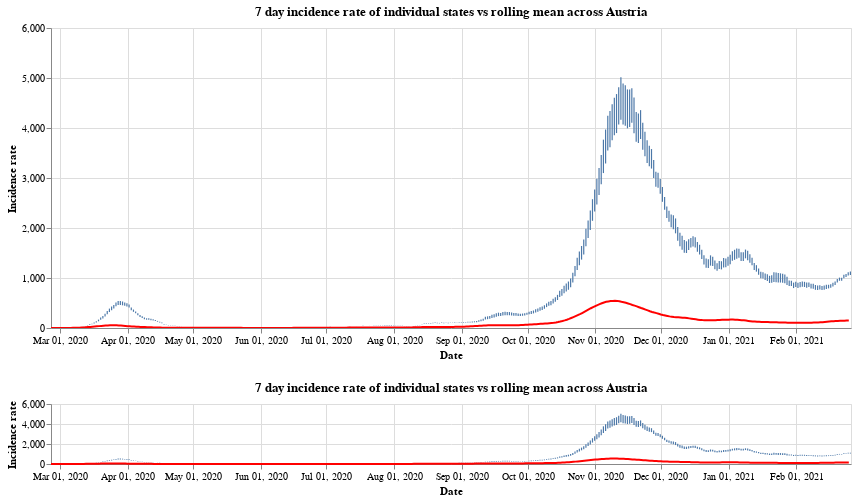

Notebook source saved alongside this figure:
### Markdown cell above
Finally we have the

### Code cell
#collapse
brush = alt.selection(type='interval', encodings=['x'])
states = at_data['Bundesland'].unique()
states.sort()

selection = alt.selection_single(
    name='Select',
    fields=['Bundesland'],
    init={'Bundesland': 'Vorarlberg'},
    bind={'Bundesland': alt.binding_select(options=states)}
)

# scatter plot, modify opacity based on selection
bars = alt.Chart(at_data).mark_bar().add_selection(
    selection
).encode(
    x=alt.X("yearmonthdate(Time):T", axis=alt.Axis(title='Date')),
    y=alt.Y("SiebenTageInzidenzFaelle:Q", axis=alt.Axis(title='Incidence rate')),
    tooltip='SiebenTageInzidenzFaelle:Q',
    opacity=alt.condition(selection, alt.value(1), alt.value(0))
).properties(title=f'7 day incidence rate of individual states vs rolling mean across Austria', width=800)

line = alt.Chart(all_austria).mark_line(
    color='red',
    size=2,
).transform_window(
    rolling_mean='mean(SiebenTageInzidenzFaelle)',
    frame=[0, 7]
).encode(
    x='yearmonthdate(Time):T',
    y='rolling_mean:Q'
)

base = alt.layer(bars, line)
upper_bars = bars.encode(
    alt.X('yearmonthdate(Time):T',axis=alt.Axis(title='Date'),
          scale=alt.Scale(domain=brush))
)
upper_line = line.encode(
    alt.X('yearmonthdate(Time):T',axis=alt.Axis(title='Date'),
          scale=alt.Scale(domain=brush))
)

upper = alt.layer(upper_bars, upper_line)

lower = base.properties(
    height=60
).add_selection(brush)
upper & lower

### Figure 1 — Vega-Lite specification as saved in the notebook (floating-point values rounded to 4 significant figures; data arrays with more than 128 entries replaced by an {"elided": "..."} marker saying what was removed)
{"config": {"view": {"continuousWidth": 400, "continuousHeight": 300}}, "vconcat": [{"layer": [{"data": {"name": "data-9a6e4307548745dcf9cd5d4c988619d6"}, "mark": "bar", "encoding": {"opacity": {"condition": {"value": 1, "selection": "Select"}, "value": 0}, "tooltip": {"type": "quantitative", "field": "SiebenTageInzidenzFaelle"}, "x": {"type": "temporal", "axis": {"title": "Date"}, "field": "Time", "scale": {"domain": {"selection": "selector003"}}, "timeUnit": "yearmonthdate"}, "y": {"type": "quantitative", "axis": {"title": "Incidence rate"}, "field": "SiebenTageInzidenzFaelle"}}, "selection": {"Select": {"type": "single", "fields": ["Bundesland"], "init": {"Bundesland": "Vorarlberg"}, "bind": {"Bundesland": {"input": "select", "options": ["Burgenland", "Kärnten", "Niederösterreich", "Oberösterreich", "Salzburg", "Steiermark", "Tirol", "Vorarlberg", "Wien", "Österreich"]}}}}, "title": "7 day incidence rate of individual states vs rolling mean across Austria", "width": 800}, {"data": {"name": "data-0bd8885ce148d187947a325bdcd10d0d"}, "mark": {"type": "line", "color": "red", "size": 2}, "encoding": {"x": {"type": "temporal", "axis": {"title": "Date"}, "field": "Time", "scale": {"domain": {"selection": "selector003"}}, "timeUnit": "yearmonthdate"}, "y": {"type": "quantitative", "field": "rolling_mean"}}, "transform": [{"window": [{"op": "mean", "field": "SiebenTageInzidenzFaelle", "as": "rolling_mean"}], "frame": [0, 7]}]}]}, {"layer": [{"data": {"name": "data-9a6e4307548745dcf9cd5d4c988619d6"}, "mark": "bar", "encoding": {"opacity": {"condition": {"value": 1, "selection": "Select"}, "value": 0}, "tooltip": {"type": "quantitative", "field": "SiebenTageInzidenzFaelle"}, "x": {"type": "temporal", "axis": {"title": "Date"}, "field": "Time", "timeUnit": "yearmonthdate"}, "y": {"type": "quantitative", "axis": {"title": "Incidence rate"}, "field": "SiebenTageInzidenzFaelle"}}, "selection": {"Select": {"type": "single", "fields": ["Bundesland"], "init": {"Bundesland": "Vorarlberg"}, "bind": {"Bundesland": {"input": "select", "options": ["Burgenland", "Kärnten", "Niederösterreich", "Oberösterreich", "Salzburg", "Steiermark", "Tirol", "Vorarlberg", "Wien", "Österreich"]}}}, "selector003": {"type": "interval", "encodings": ["x"]}}, "title": "7 day incidence rate of individual states vs rolling mean across Austria", "width": 800}, {"data": {"name": "data-0bd8885ce148d187947a325bdcd10d0d"}, "mark": {"type": "line", "color": "red", "size": 2}, "encoding": {"x": {"type": "temporal", "field": "Time", "timeUnit": "yearmonthdate"}, "y": {"type": "quantitative", "field": "rolling_mean"}}, "transform": [{"window": [{"op": "mean", "field": "SiebenTageInzidenzFaelle", "as": "rolling_mean"}], "frame": [0, 7]}]}], "height": 60}], "$schema": "https://vega.github.io/schema/vega-lite/v4.8.1.json", "datasets": {"data-9a6e4307548745dcf9cd5d4c988619d6": {"elided": "3660 records"}, "data-0bd8885ce148d187947a325bdcd10d0d": {"elided": "366 records"}}}
